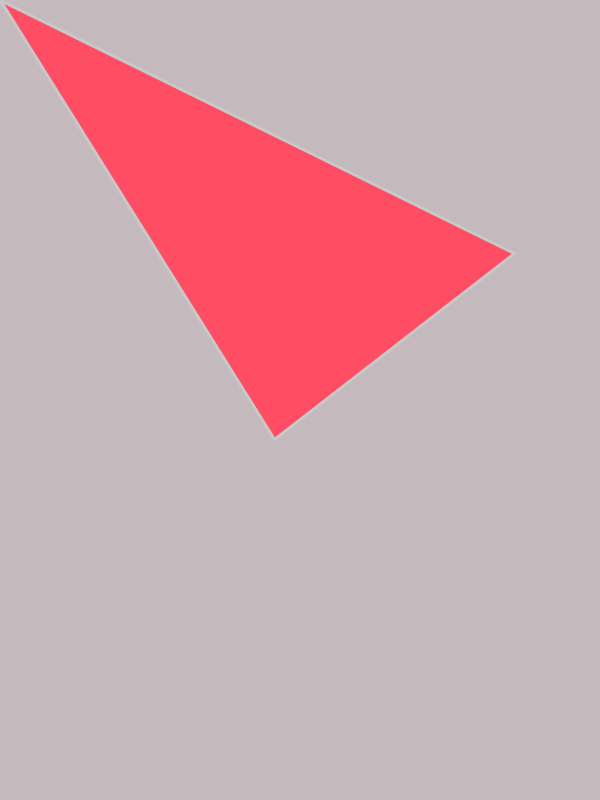
Frame 1 (no input)
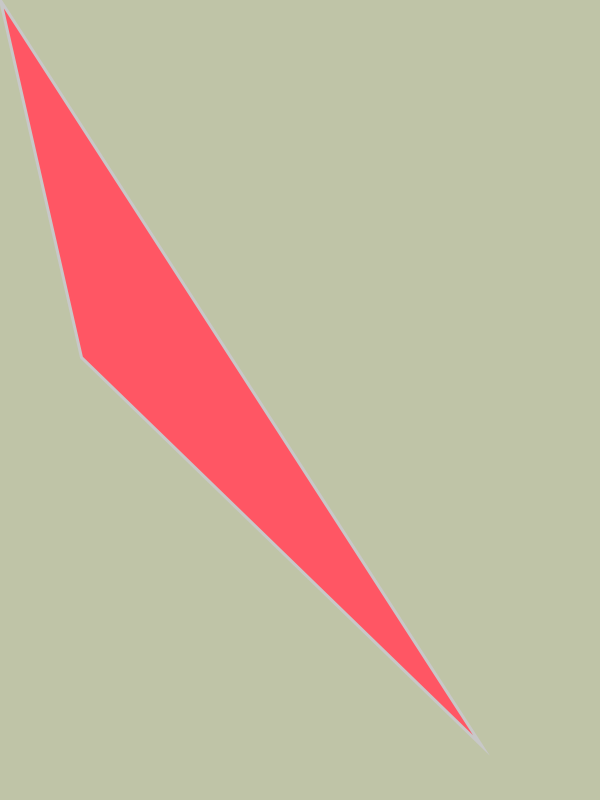
Frame 60 (the mouse pressed at the canvas centre just before this capture)
Frame 120 (the mouse held since frame 60 and released just before this capture): identical to frame 60, image omitted

The Processing sketch that drew these frames (run headless with seeded random() and noise(); from frame 60 on, the mouse is pressed at the canvas centre):

// Processing sketch: processing_27265
// ── processing_27265.pde

void setup(){
  size (600,800);
  strokeWeight(3);
  stroke(200);
}
void draw (){
  if (mousePressed == true) {
    fill(0);
  } else {

  background (random(190,200),random(180,200),random(150,190));
  fill(random(1800,170),random(70,100),random(100,40));
  triangle (mouseX,mouseY,random(0,600),random(0,800),random(0,600),random(0,800));
  
 }}
  

                
                
